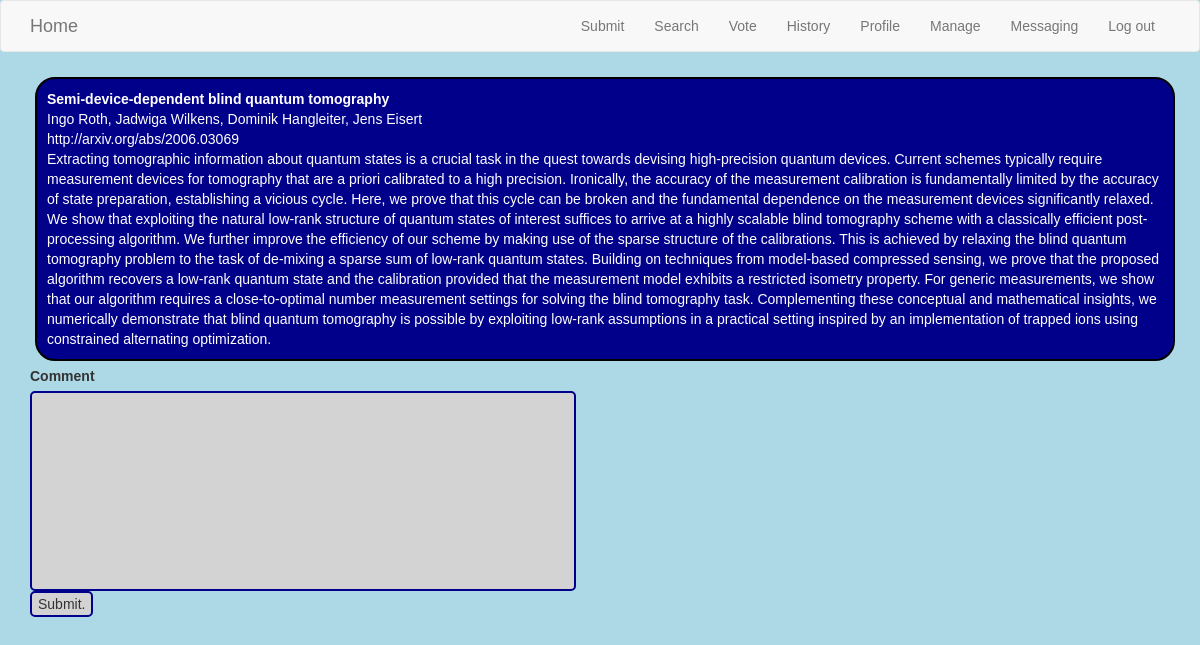
Page /comment?id=1 (signed in) on the committed database.
### app/models.py (models this page shows, shortened)
class Paper(db.Model):
    id = db.Column(db.Integer, primary_key=True)
    title = db.Column(db.String(140))
    timestamp = db.Column(db.Date, index=True, default=datetime.utcnow)
    link = db.Column(db.String(140))
    abstract = db.Column(db.String(512))
    authors = db.Column(db.String(256))
    voted = db.Column(db.Date)
    score_n = db.Column(db.Integer)
    score_d = db.Column(db.Integer)
    comment = db.Column(db.String(256))
    subber_id = db.Column(db.Integer, db.ForeignKey('user.id'))
    volunteer_id = db.Column(db.Integer, db.ForeignKey('user.id'))
    subber = db.relationship('User', backref='subs',
                             foreign_keys=[subber_id])
    volunteer = db.relationship('User', backref='vols',
                             foreign_keys=[volunteer_id])

### app/main/routes.py (the view, shortened to what this page needs)
@bp.route('/comment', methods=['GET', 'POST'])
@login_required
def comment():
    paper = Paper.query.get(request.args.get('id'))
    form = CommentForm()
    return render_template('main/comment.html', form=form, paper=paper,
                               title='Comment')

### app/main/forms.py
class CommentForm(FlaskForm):
    comment = StringField('Comment', validators=[DataRequired()])
    submit = SubmitField('Submit.')

### app/models.py (called while the page is built)
@login.user_loader
def load_user(id):
    return User.query.get(int(id))

### app/templates/main/comment.html (shortened to what this page needs)
{% extends 'base.html' %}
{% block app_content %}
{% include 'main/_paper.html' %}
<form action='' method='post'>
{{ form.comment.label }}<br>
{{ form.comment(size=64, style="height: 200px;") }}<br>
{{ form.submit() }}
</form>
{% endblock %}

### app/templates/main/_paper.html (shortened to what this page needs)
<div class='table table-hover'>
  <tr>
    <td>
      <span class='title'>{{ paper.title }}</span><br>
      {{ paper.authors }}<br>
      <a href='{{ paper.link }}'>{{ paper.link }}</a><br>
      {{ paper.abstract|replace('\\\\', '\\') }}<br>
    </td>
  </tr>
{% if not extras %}</div>{% endif %}

### app/static/style.css (style rules this page uses)
body { background-color: lightblue; font-family: arial; }
.title { font-weight: bold; }
input { border-radius: 5px; border: 2px solid darkblue; background-color: lightgrey; }
.table-hover { border: 2px solid black; border-radius: 20px; padding: 10px; margin: 5px; background-color: darkblue; color: white; }
.table-hover a { color:white; }

### rows in the picture
Paper: title "Semi-device-dependent blind quantum tomography", authors "Ingo Roth, Jadwiga Wilkens, Dominik Hangleiter, Jens Eisert", link "http://arxiv.org/abs/2006.03069", abstract "Extracting tomographic information about quantum states is a crucial task in the quest towards devising high-precision quantum devices. Current schemes typically require measurement devices for tomography that are a priori calibrated to a high precision. Ironically, the accuracy of the measurement calibration is fundamentally limited by the accuracy of state preparation, establishing a vicious cycle. Here, we prove that this cycle can be broken and the fundamental dependence on the measurement devices significantly relaxed. We show that exploiting the natural low-rank structure of quantum states of interest suffices to arrive at a highly scalable blind tomography scheme with a classically…"
